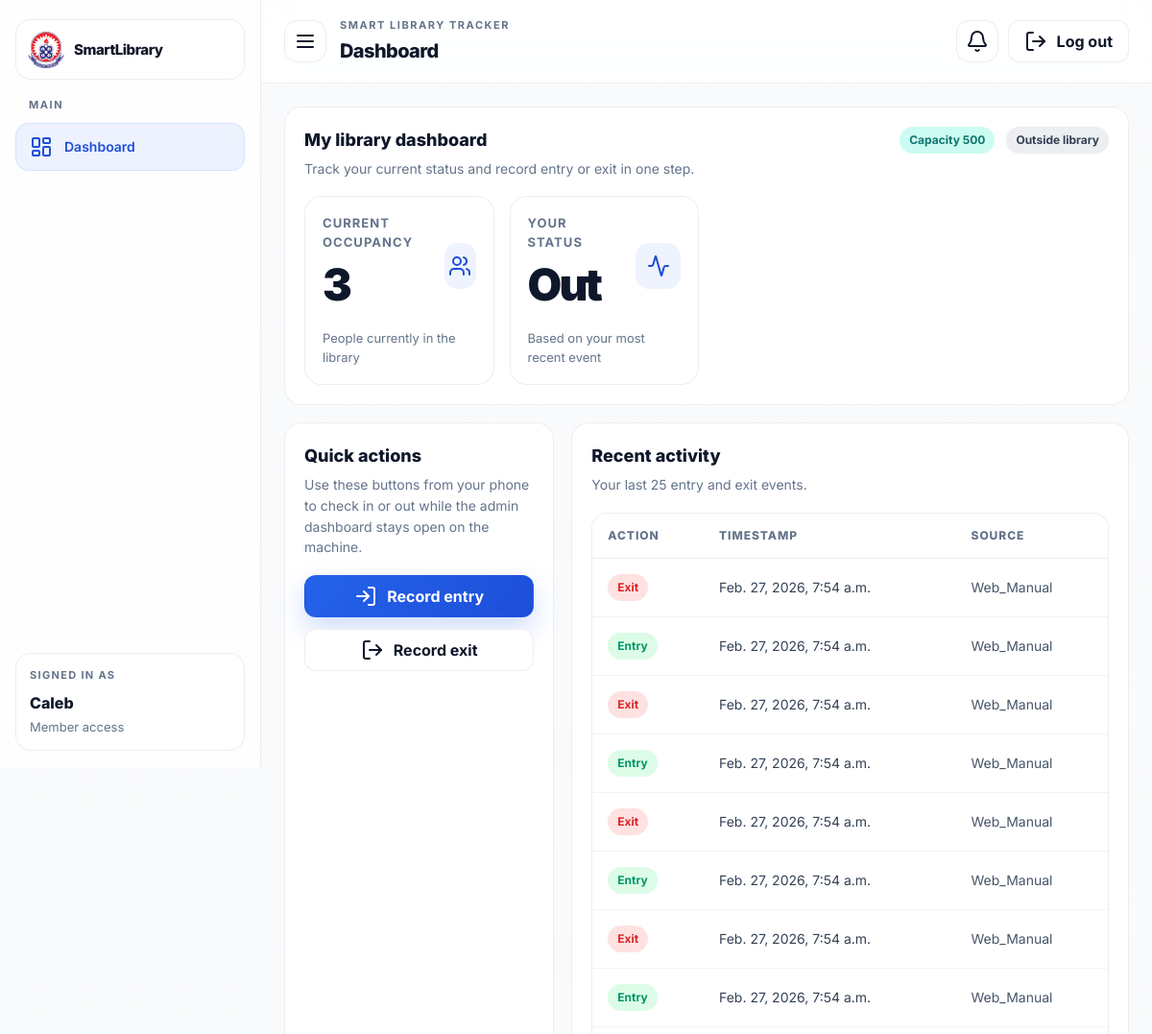
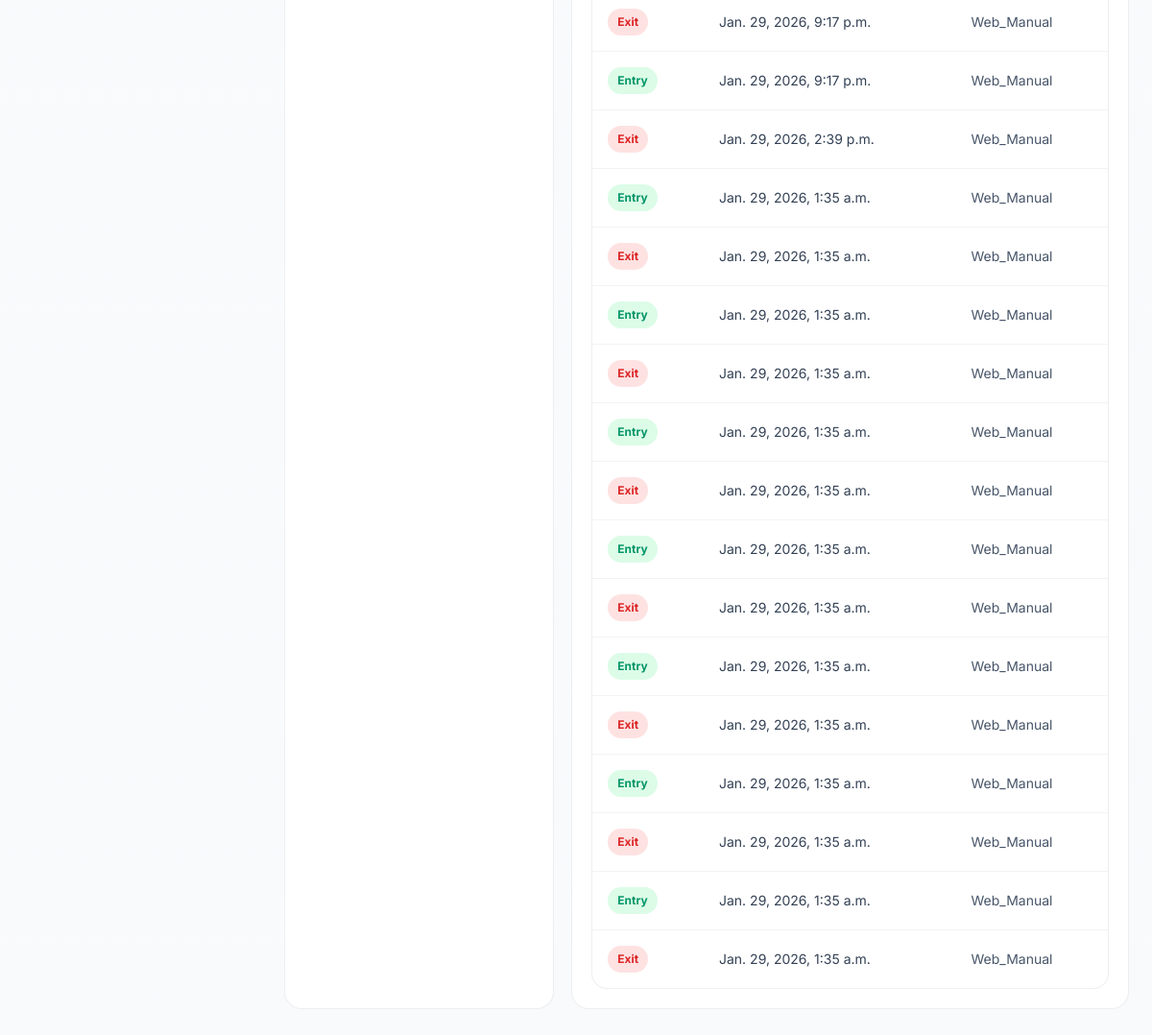
The app's page /dashboard/ (signed in) with its own data (2 pictures, top to bottom).
### tracking/models.py (models this page shows, shortened)
class LibrarySettings(models.Model):
    library_name = models.CharField(max_length=200, default="University Library")
    capacity_limit = models.PositiveIntegerField(default=500)
    warning_threshold_percent = models.PositiveIntegerField(default=80)
    updated_at = models.DateTimeField(auto_now=True)
    @classmethod
    def get_solo(cls):
        obj, _ = cls.objects.get_or_create(pk=1)
        return obj

class EntryExitEvent(models.Model):
    class EventType(models.TextChoices):
        ENTRY = "ENTRY", "Entry"
        EXIT = "EXIT", "Exit"
    class Source(models.TextChoices):
        WEB_MANUAL = "WEB_MANUAL", "Web Manual"
        ADMIN_OVERRIDE = "ADMIN_OVERRIDE", "Admin Override"
        RFID = "RFID", "RFID"
    user = models.ForeignKey(
        settings.AUTH_USER_MODEL,
        on_delete=models.CASCADE,
        related_name="library_events",
    )
    event_type = models.CharField(max_length=5, choices=EventType.choices)
    event_time = models.DateTimeField(default=timezone.now)
    source = models.CharField(max_length=20, choices=Source.choices, default=Source.WEB_MANUAL)
    gate = models.CharField(max_length=100, blank=True, null=True)
    notes = models.TextField(blank=True, null=True)
    created_at = models.DateTimeField(auto_now_add=True)
    class Meta:
        ordering = ["-event_time", "-id"]
        indexes = [
            models.Index(fields=["event_time"]),
            models.Index(fields=["user", "event_time"]),
            models.Index(fields=["event_type", "event_time"]),
        ]

### dashboard/views.py (the view)
# urls.py: path("dashboard/", views.user_dashboard, name="user_dashboard"),
@login_required
def user_dashboard(request: HttpRequest) -> HttpResponse:
    settings_obj = LibrarySettings.get_solo()
    snapshot = get_current_occupancy_snapshot()
    last_event = get_last_event_for_user(request.user)
    is_inside = bool(last_event and last_event.event_type == EntryExitEvent.EventType.ENTRY)
    history = list(
        EntryExitEvent.objects.filter(user=request.user).order_by("-event_time", "-id")[:25]
    )
    context = {
        "library_settings": settings_obj,
        "occupancy": snapshot.occupancy,
        "is_inside": is_inside,
        "history": history,
    }
    return render(request, "dashboard/user_dashboard.html", context)

### accounts/context_processors.py (called while the page is built, shortened)
def role_flags(request):
    user = getattr(request, "user", None)
    if not user or not getattr(user, "is_authenticated", False):
        return {"is_admin": False}
    if getattr(user, "is_superuser", False):
        return {"is_admin": True}
    try:
        return {"is_admin": getattr(user.profile, "role", "USER") == "ADMIN"}
    except Exception:
        return {"is_admin": False}

def system_notifications(request):
    user = getattr(request, "user", None)
    if not user or not getattr(user, "is_authenticated", False):
        return {"nav_notifications": [], "nav_notification_count": 0}
    try:
        from django.utils import timezone
        from tracking.models import EntryExitEvent, LibrarySettings
        from tracking.services import get_current_occupancy_snapshot, get_today_counts
    except Exception:
        return {"nav_notifications": [], "nav_notification_count": 0}
    is_admin = False
    if getattr(user, "is_superuser", False):
        is_admin = True
    else:
        try:
            is_admin = getattr(user.profile, "role", "USER") == "ADMIN"
        except Exception:
            is_admin = False
    if not is_admin:
        return {"nav_notifications": [], "nav_notification_count": 0}

### tracking/services.py (called while the page is built)
def get_users_currently_inside() -> list[User]:
    latest = (
        EntryExitEvent.objects.values("user_id")
        .annotate(latest_time=Max("event_time"), latest_id=Max("id"))
        .values_list("user_id", "latest_id")
    )
    latest_ids = [row[1] for row in latest]
    if not latest_ids:
        return []
    inside_user_ids = (
        EntryExitEvent.objects.filter(id__in=latest_ids, event_type=EntryExitEvent.EventType.ENTRY)
        .values_list("user_id", flat=True)
        .distinct()
    )
    return list(User.objects.filter(id__in=list(inside_user_ids)).order_by("username"))

def get_current_occupancy_snapshot() -> OccupancySnapshot:
    users_inside = get_users_currently_inside()
    return OccupancySnapshot(occupancy=len(users_inside), currently_inside_users=users_inside)

def get_last_event_for_user(user) -> EntryExitEvent | None:
    return EntryExitEvent.objects.filter(user=user).order_by("-event_time", "-id").first()

### templates/dashboard/user_dashboard.html (shortened to what this page needs)
{% extends 'base.html' %}
{% load static %}
{% block content %}
  <section class="section-card">
    <div class="section-card__header">
      <div>
        <h2 class="section-card__title">My library dashboard</h2>
        <p class="section-card__subtitle">Track your current status and record entry or exit in one step.</p>
      </div>
      <div class="flex flex-wrap gap-3">
        <span class="app-badge app-badge--info">Capacity {{ library_settings.capacity_limit }}</span>
        <span class="app-badge app-badge--{% if is_inside %}success{% else %}neutral{% endif %}">
          {% if is_inside %}Inside library{% else %}Outside library{% endif %}
        </span>
      </div>
    </div>
    <div class="app-stat-grid">
      <div class="metric-card">
        <div class="metric-card__top">
          <div>
            <div class="metric-card__label">Current Occupancy</div>
            <div class="metric-card__value">{{ occupancy }}</div>
          </div>
          <div class="metric-card__icon"><i data-lucide="users"></i></div>
        </div>
        <div class="metric-card__meta">People currently in the library</div>
      </div>
      <div class="metric-card">
        <div class="metric-card__top">
          <div>
            <div class="metric-card__label">Your Status</div>
            <div class="metric-card__value">{% if is_inside %}In{% else %}Out{% endif %}</div>
          </div>
          <div class="metric-card__icon"><i data-lucide="activity"></i></div>
        </div>
        <div class="metric-card__meta">Based on your most recent event</div>
      </div>
    </div>
  </section>
  <section class="section-grid">
    <div class="section-card span-4">
      <div class="section-card__header">
        <div>
          <h3 class="section-card__title">Quick actions</h3>
          <p class="section-card__subtitle">Use these buttons from your phone to check in or out while the admin dashboard stays open on the machine.</p>
        </div>
      </div>
      <div class="grid gap-3">
        <form method="post" action="{% url 'record_entry' %}">
          <button class="app-button app-button--primary w-full" type="submit">
            <i data-lucide="log-in"></i><span>Record entry</span>
          </button>
        </form>
        <form method="post" action="{% url 'record_exit' %}">
          <button class="app-button app-button--secondary w-full" type="submit">
            <i data-lucide="log-out"></i><span>Record exit</span>
          </button>
        </form>
      </div>
    </div>
    <div class="section-card span-8">
      <div class="section-card__header">
        <div>
          <h3 class="section-card__title">Recent activity</h3>
          <p class="section-card__subtitle">Your last 25 entry and exit events.</p>
        </div>
      </div>
      <div class="app-table-wrap">
        <table class="app-table">
          <thead>
            <tr>
              <th>Action</th>
              <th>Timestamp</th>
              <th>Source</th>
            </tr>
          </thead>
          <tbody>
            {% if history %}
              {% for event in history %}
                <tr>
                  <td>
                    {% if event.event_type == 'ENTRY' %}
                      <span class="app-badge app-badge--success">Entry</span>
                    {% else %}
                      <span class="app-badge app-badge--danger">Exit</span>
                    {% endif %}
                  </td>
                  <td class="text-slate-700">{{ event.event_time }}</td>
                  <td class="text-slate-600">{{ event.source|title }}</td>
                </tr>
              {% endfor %}
            {% endif %}
          </tbody>
        </table>
      </div>
    </div>
  </section>
{% endblock %}

### templates/base.html (shortened to what this page needs)
{% load static %}
<!doctype html>
<html lang="en">
  <head>
    <link rel="stylesheet" href="{% static 'vendor/fonts/inter/latin.css' %}" />
    <link rel="stylesheet" href="{% static 'css/tailwind.css' %}" />
    <link rel="stylesheet" href="{% static 'css/app.css' %}" />
  </head>
  <body class="app-body">
    <div class="app-shell {% if not user.is_authenticated %}app-shell--public{% endif %}">
      {% if user.is_authenticated %}
        {% include 'components/sidebar.html' %}
      {% endif %}
      <div class="app-shell__frame {% if not user.is_authenticated %}app-shell__frame--public{% endif %}">
        {% include 'components/topbar.html' %}
        <main class="app-main">
          <div class="app-container {% if not user.is_authenticated %}app-container--public{% endif %}">
            {% block content %}{% endblock %}
          </div>
        </main>
      </div>
    </div>
  </body>
</html>

### templates/components/sidebar.html (shortened to what this page needs)
{% load static %}
{% with current=request.resolver_match.url_name|default:'' %}
<aside class="app-sidebar" aria-label="Primary">
  <a href="{% url 'home' %}" class="app-brand" aria-label="SmartLibrary home">
    <img src="{% static 'img/uew_logo.png' %}" alt="University logo" class="app-brand__logo" />
    <span class="app-brand__text">SmartLibrary</span>
  </a>
  <div class="app-sidebar__section">
    <p class="app-sidebar__label">Main</p>
    <nav class="app-nav">
      <a class="app-nav__link {% if current == 'home' or current == 'admin_dashboard' or current == 'user_dashboard' or current == 'admin_current_occupancy' or current == 'admin_entries_today' or current == 'admin_exits_today' or current == 'admin_capacity_level' %}is-active{% endif %}" href="{% url 'home' %}">
        <i data-lucide="layout-dashboard"></i>
        <span>Dashboard</span>
      </a>
    </nav>
  </div>
  <div class="app-sidebar__footer">
    <div class="app-surface app-surface--soft">
      <div class="app-surface__label">Signed in as</div>
      <div class="app-surface__value">{{ user.get_username }}</div>
      <div class="app-surface__meta">
        {% if is_admin %}Admin access{% else %}Member access{% endif %}
      </div>
    </div>
  </div>
</aside>
{% endwith %}

### templates/components/topbar.html (shortened to what this page needs)
{% load static %}
{% with current=request.resolver_match.url_name|default:'' %}
<header class="app-topbar">
  <div class="app-topbar__left">
    <button id="mobile-menu-button" class="app-icon-button app-icon-button--ghost md:hidden" aria-controls="mobile-menu" aria-expanded="false">
      <i data-lucide="menu"></i>
    </button>
    <div>
      <p class="app-eyebrow">Smart Library Tracker</p>
      <h1 class="app-topbar__title">{{ page_title|default:"Dashboard" }}</h1>
    </div>
  </div>
  <div class="app-topbar__actions">
    {% if user.is_authenticated %}
      <div class="app-notification">
        <button id="notif-button" class="app-icon-button" aria-label="Notifications" aria-haspopup="dialog" aria-expanded="false">
          <i data-lucide="bell"></i>
        </button>
      </div>
      <form method="post" action="{% url 'logout' %}">
        <button type="submit" class="app-button app-button--secondary">
          <i data-lucide="log-out"></i>
          <span>Log out</span>
        </button>
      </form>
    {% else %}
      <a href="{% url 'login' %}" class="app-button app-button--primary">
        <i data-lucide="log-in"></i>
        <span>Sign in</span>
      </a>
    {% endif %}
  </div>
</header>
{% endwith %}

### records on screen
LibrarySettings: capacity_limit "500"
EntryExitEvent: event_type "Exit", event_time "Feb. 27, 2026, 7:54 a.m.", source "Web_Manual"
EntryExitEvent: event_type "Entry", event_time "Feb. 27, 2026, 7:54 a.m.", source "Web_Manual"
EntryExitEvent: event_type "Exit", event_time "Feb. 27, 2026, 7:54 a.m.", source "Web_Manual"
EntryExitEvent: event_type "Entry", event_time "Feb. 27, 2026, 7:54 a.m.", source "Web_Manual"
EntryExitEvent: event_type "Exit", event_time "Feb. 27, 2026, 7:54 a.m.", source "Web_Manual"
EntryExitEvent: event_type "Entry", event_time "Feb. 27, 2026, 7:54 a.m.", source "Web_Manual"
EntryExitEvent: event_type "Exit", event_time "Feb. 27, 2026, 7:54 a.m.", source "Web_Manual"
EntryExitEvent: event_type "Entry", event_time "Feb. 27, 2026, 7:54 a.m.", source "Web_Manual"
EntryExitEvent: event_type "Exit", event_time "Jan. 29, 2026, 9:17 p.m.", source "Web_Manual"
EntryExitEvent: event_type "Entry", event_time "Jan. 29, 2026, 9:17 p.m.", source "Web_Manual"
EntryExitEvent: event_type "Exit", event_time "Jan. 29, 2026, 2:39 p.m.", source "Web_Manual"
EntryExitEvent: event_type "Entry", event_time "Jan. 29, 2026, 1:35 a.m.", source "Web_Manual"
EntryExitEvent: event_type "Exit", event_time "Jan. 29, 2026, 1:35 a.m.", source "Web_Manual"
EntryExitEvent: event_type "Entry", event_time "Jan. 29, 2026, 1:35 a.m.", source "Web_Manual"
EntryExitEvent: event_type "Exit", event_time "Jan. 29, 2026, 1:35 a.m.", source "Web_Manual"
EntryExitEvent: event_type "Entry", event_time "Jan. 29, 2026, 1:35 a.m.", source "Web_Manual"
EntryExitEvent: event_type "Exit", event_time "Jan. 29, 2026, 1:35 a.m.", source "Web_Manual"
EntryExitEvent: event_type "Entry", event_time "Jan. 29, 2026, 1:35 a.m.", source "Web_Manual"
EntryExitEvent: event_type "Exit", event_time "Jan. 29, 2026, 1:35 a.m.", source "Web_Manual"
EntryExitEvent: event_type "Entry", event_time "Jan. 29, 2026, 1:35 a.m.", source "Web_Manual"
EntryExitEvent: event_type "Exit", event_time "Jan. 29, 2026, 1:35 a.m.", source "Web_Manual"
EntryExitEvent: event_type "Entry", event_time "Jan. 29, 2026, 1:35 a.m.", source "Web_Manual"
EntryExitEvent: event_type "Exit", event_time "Jan. 29, 2026, 1:35 a.m.", source "Web_Manual"
EntryExitEvent: event_type "Entry", event_time "Jan. 29, 2026, 1:35 a.m.", source "Web_Manual"
EntryExitEvent: event_type "Exit", event_time "Jan. 29, 2026, 1:35 a.m.", source "Web_Manual"

### other values on screen
{{ user.get_username }} "Caleb"
{{ page_title|default:"Dashboard" }} "Dashboard"
{{ occupancy }} "3"
